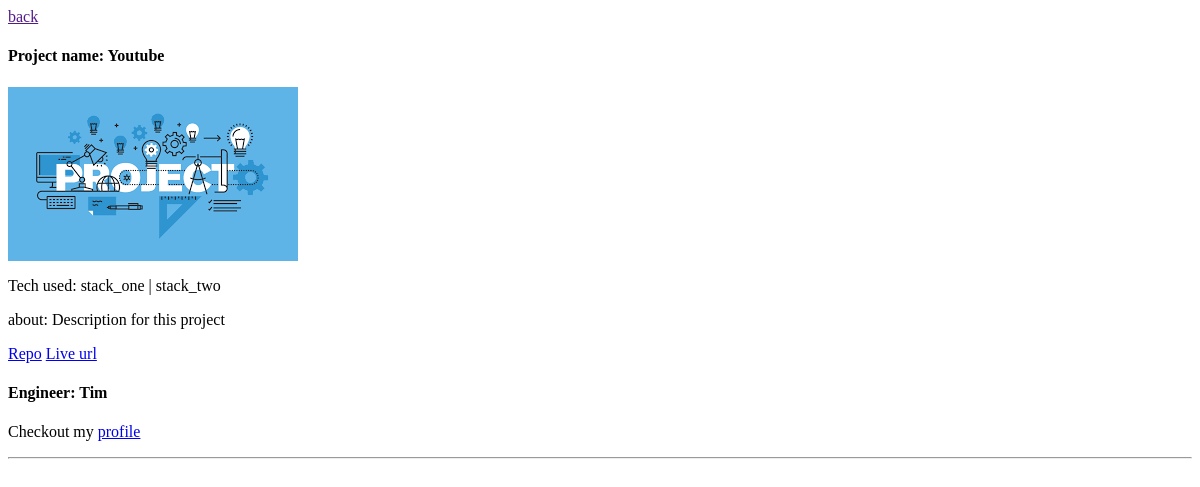
/project2/, run on an earlier commit of the app's database.
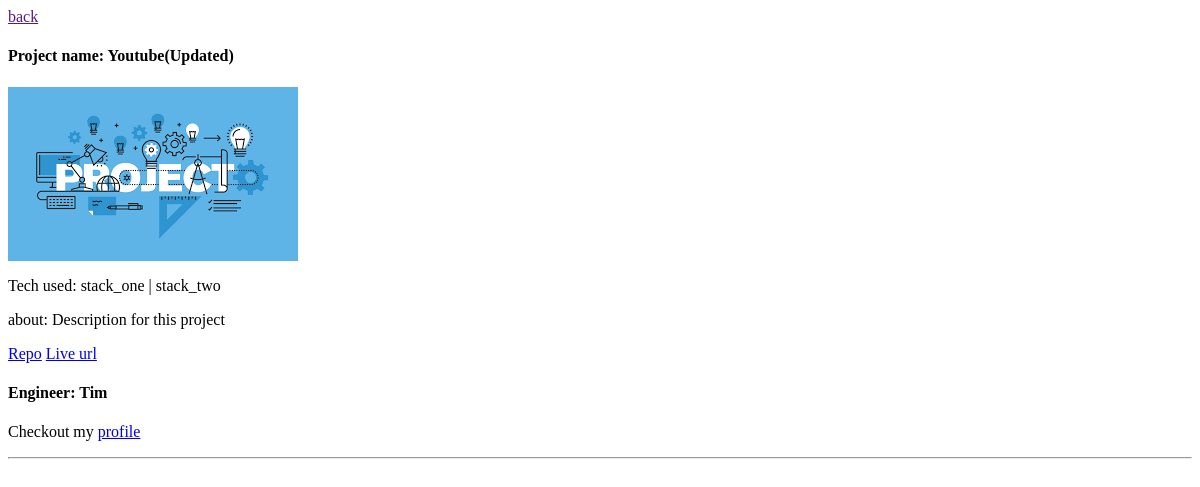
And on a later commit of the database.
### projects/models.py (models this page shows, shortened)
class Project(models.Model):
    engineer = models.ForeignKey(Engineer, on_delete=models.CASCADE)
    name = models.CharField(max_length=100, default='Max 100 char')
    tech_used = models.CharField(max_length=200, default='stack_one | stack_two')
    updated = models.DateTimeField(auto_now=True)
    created = models.DateTimeField(auto_now_add=True)
    make_public = models.BooleanField(default=False)
    image = models.ImageField(default='project.png')
    description = models.TextField(null=True, blank=True)
    repo_url = models.URLField(null=True, blank=True)
    live_url = models. URLField(null=True, blank=True)
    @property
    def image_url(self):
        try:
            url = self.image.url
        except:
            url = ''
        return url
    class Meta:
        ordering = ['-created']

### accounts/models.py (models this page shows, shortened)
class Engineer(AbstractUser):
    username = models.CharField(max_length=200, null=True)
    email = models.EmailField(unique=True, null=True)
    bio = models.TextField(default='little about you...')
    avatar = models.ImageField(default='profile.png')
    country = models.CharField(max_length=200)
    years_of_experience = models.PositiveIntegerField(null=True, blank=True)
    tech_stack = models.CharField(null=True, blank=True, max_length=300, default='stack_one | stack_two | stack_three')
    USERNAME_FIELD = 'email'
    REQUIRED_FIELDS = ['username']

### projects/views.py (the view)
# urls.py: path('project<str:pk>/', ProjectDetail.as_view(), name='detail_project'),
class ProjectDetail(DetailView):
    model = Project
    template_name = '../templates/detail.html'

### templates/detail.html
<a href="{{request.META.HTTP_REFERER}}">back</a>
<h4>Project name: {{project.name|title}}</h4>
<img src="{{project.image_url}}">
<p>Tech used: {{project.tech_used}}</p>
<p>about: {{project.description}}</p>
<a href="{{project.repo_url}}" target="_blank">Repo</a>
<a href="{{project.live_url}}" target="_blank">Live url</a>
<h4>Engineer: {{project.engineer.username|title}}</h4>
<p>Checkout my <a href="{% url 'profile' project.engineer.id %}">profile</a> </p>
<hr>

What changed in the data, as far as the page shows it:
changed Project "stack_one | stack_two": name "Youtube" → "Youtube(Updated)"
